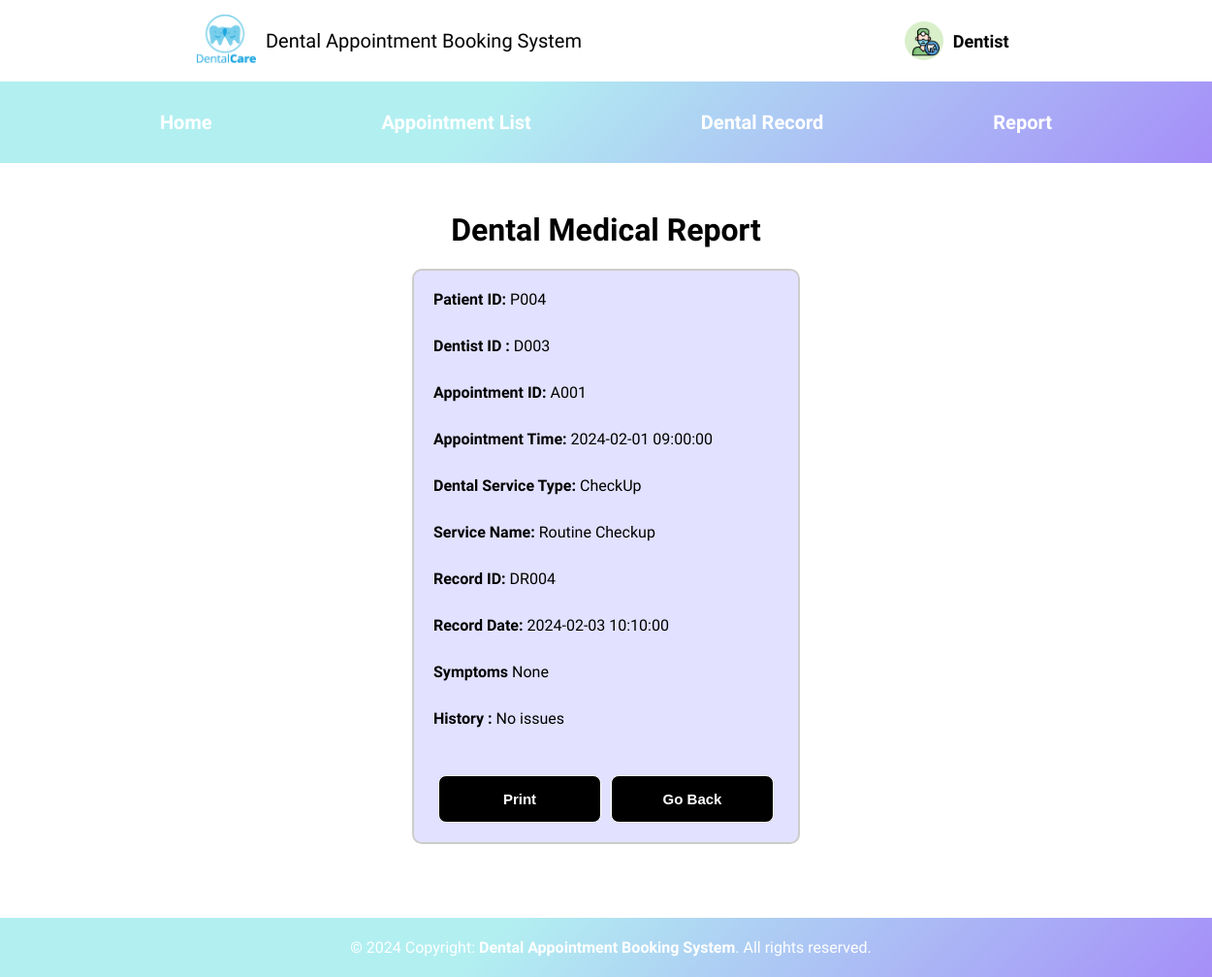
The app's page /Dentist/dentist_view_medical_report.php?id=A001 with its own data.
### tables this page shows
CREATE TABLE IF NOT EXISTS DentalRecord(
recordID VARCHAR(10) PRIMARY KEY,
recordDate TIMESTAMP,
symptoms VARCHAR(20),
treatment VARCHAR(20),
history VARCHAR(50),
patientID VARCHAR(10),
dentistID VARCHAR(10),
appointmentID VARCHAR(10),
FOREIGN KEY (patientID) REFERENCES Patient(patientID),
FOREIGN KEY (dentistID) REFERENCES Dentist(dentistID),
FOREIGN KEY (appointmentID) REFERENCES Appointment(appointmentID)
);

CREATE TABLE IF NOT EXISTS Appointment(
appointmentID VARCHAR(10) PRIMARY KEY,
appointmentTime DATETIME,
dentalServiceType VARCHAR(20) NOT NULL,  
serviceName VARCHAR(30) NOT NULL,
servicePrice FLOAT NOT NULL,
lengthOfTime VARCHAR(10) NOT NULL,
patientID VARCHAR(10),
dentistID VARCHAR(10),
appointmentStatus VARCHAR(20) NOT NULL DEFAULT 'Pending',
FOREIGN KEY(patientID) REFERENCES Patient(patientID),
FOREIGN KEY(dentistID) REFERENCES Dentist(dentistID)
);

### Dentist/dentist_view_medical_report.php (the view, shortened to what this page needs)
<!DOCTYPE html>
<html>
<head>
	<link rel="stylesheet" href="../style.css">
</head>
<body>
<?php
include "../config.php";
include('Dentist.php');
if((isset($_GET['id']))){
    $id=$_GET['id'];
} else if ((isset($_POST['id']))){
    $id=$_POST['id'];
}else{
    echo '<p>This page has been accessed in error.</p>';
    include('../footer.php');
    exit();
}
$q1 = "SELECT a.patientID, a.dentistID, a.appointmentID, a.appointmentTime , a.dentalServiceType, a.serviceName, d.recordID, d.recordDate, d.symptoms, d.history
        FROM appointment a JOIN dentalrecord d
        USING (appointmentID)
        WHERE appointmentID='$id'";
if($r=mysqli_query($conn,$q1)){
    if(mysqli_num_rows($r)==1){
        $row=mysqli_fetch_array($r);
        echo '<h1 style="text-align: center; margin-top: 50px;">Dental Medical Report</h1>';
        echo '<div class="outer-appointment-table">
        <div class="appointment-table">
        <label><span class="profile"> Patient ID: </span>'. $row['patientID'].'</label><br>
        <label><span class="profile"> Dentist ID :  </span>'. $row['dentistID'].'</label><br>
        <label><span class="profile"> Appointment ID: </span>'. $row['appointmentID'].'</label><br>
        <label><span class="profile"> Appointment Time: </span>'. $row['appointmentTime'].'</label><br>
        <label><span class="profile"> Dental Service Type: </span>'. $row['dentalServiceType'].'</label><br>
        <label><span class="profile"> Service Name: </span>'. $row['serviceName'].'</label><br>
        <label><span class="profile"> Record ID: </span>'. $row['recordID'].'</label><br>
        <label><span class="profile"> Record Date: </span>'. $row['recordDate'].'</label><br>
        <label><span class="profile"> Symptoms </span>'. $row['symptoms'].'</label><br>
        <label><span class="profile"> History :  </span>'. $row['history'].'</label><br>';
        echo '<div style="display: flex; justify-content:center; align-items: center;">';
        echo '<button class="insert-button" style="align:" onclick="window.print()">Print</button>';
        echo '<button class="insert-button" style="align:" onclick="history.back()">Go Back</button>';
        echo '<br>';
        echo '</div>';
        echo '</div> </div>';
    }echo '<br><br><br><br>';
}
include ('../footer.php');
?>
</body>
</html>

### style.css (style rules this page uses)
body { font-family: "Reem Kufi", sans-serif; font-optical-sizing: auto; font-weight: 300; font-style: normal; margin: 0; scroll-behavior: smooth; }

### Dentist/dentist_view_medical_report.php (style rules this page uses)
body { font-family: "Reem Kufi"; }
h1 { text-align: center; margin-top: 30px; }
.outer-appointment-table { display: flex; justify-content: center; margin-top: 20px; }
.appointment-table { background-color: #E2E1FF; border: 2px solid #ccc; padding: 20px; border-radius: 10px; width: 400px; box-sizing: border-box; }
.profile { font-weight: bold; }
label { display: block; margin-bottom: 10px; }
button.insert-button { font-size: 15px; width: 100%; color: white; background-color: black; border: 1px solid white; padding: 15px; border-radius: 8px; cursor: pointer; font-weight: bold; margin-top: 20px; margin-left: 5px; margin-right: 5px; }

### records on screen
dentalrecord: appointmentID.patientID "P004", appointmentID.dentistID "D003", appointmentID.appointmentID "A001", appointmentID.appointmentTime "2024-02-01 09:00:00", appointmentID.dentalServiceType "CheckUp", appointmentID.serviceName "Routine Checkup", recordID "DR004", recordDate "2024-02-03 10:10:00", symptoms "None", history "No issues"
